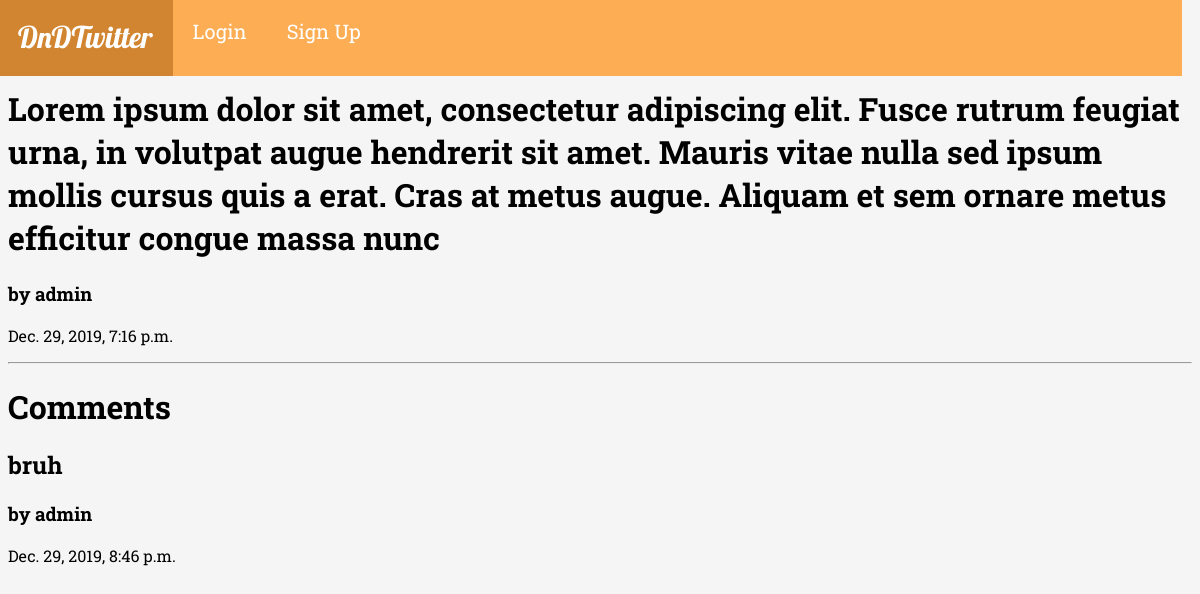
The app's page /twitter/1 with its own data.
### twitter/models.py (models this page shows, shortened)
class Tweet(models.Model):
    content = models.TextField(max_length=255)
    date = models.DateTimeField(auto_now_add=True)
    author = models.ForeignKey(User, on_delete=models.CASCADE, default=None)

class Comment(models.Model):
    content = models.TextField(max_length=255)
    tweet = models.ForeignKey(Tweet, on_delete=models.CASCADE, default=None)
    date = models.DateTimeField(auto_now_add=True)
    author = models.ForeignKey(User, on_delete=models.CASCADE, default=None)

### twitter/views.py (the view)
# urls.py: path('<id>', views.tweetDetail, name='detail'),
def tweetDetail(request, id):
    tweet = models.Tweet.objects.get(id=id)
    try:
        comments = models.Comment.objects.filter(tweet=tweet)
    except:
        comments = None
    return render(request, 'tweetDetail.html', { 'tweet': tweet, 'comments': comments })

### twitter/templates/tweetDetail.html (shortened to what this page needs)
{% extends 'base.html' %}
{% block content %}
    <div>
        <h1>{{ tweet.content }}</h1>
        <h3>by {{ tweet.author.username }}</h3>
        <p>{{ tweet.date }}</p>
    </div>
    <hr>
    <h1>Comments</h1>
    {% if comments == None %}
        <h3>No Comments</h3>
    {% else %}
        {% for comment in comments %}
            <div>
                <h2>{{ comment.content }}</h2>
                <h3>by {{ comment.author.username }}</h3>
                <p>{{ comment.date }}</p>
            </div>
        {% endfor %}
    {% endif %}
{% endblock %}

### static/styles.css (style rules this page uses)
body { font-family: 'Roboto Slab', serif; background-color: #f5f5f5; }

### records on screen
Tweet: content "Lorem ipsum dolor sit amet, consectetur adipiscing elit. Fusce rutrum feugiat urna, in volutpat augue hendrerit sit amet. Mauris vitae nulla sed ipsum mollis cursus quis a erat. Cras at metus augue. Aliquam et sem ornare metus efficitur congue massa nunc", author.username "admin", date "Dec. 29, 2019, 7:16 p.m."
Comment: content "bruh", author.username "admin", date "Dec. 29, 2019, 8:46 p.m."
